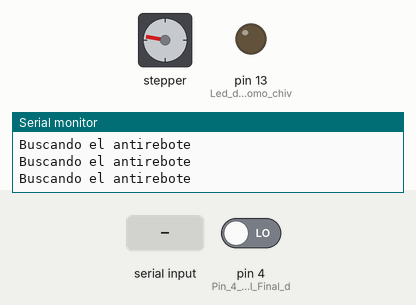
This sketch was run on a simulated Arduino Uno, built with avr-gcc and run on an emulated ATmega328P. Shown: stepper motor, output pins drawn as LEDs (lit = HIGH), the last lines printed to the serial monitor. Inputs (shaded band) come from the test bench; at power-on: pin 4 (Pin_4_entrada_del_Final_d) LOW. Stepper angles assume 2048 steps per turn.

Above: at 1.29 s.
1.3 s: pin 4 (Pin_4_entrada_del_Final_d) driven HIGH
At 2.4 s:
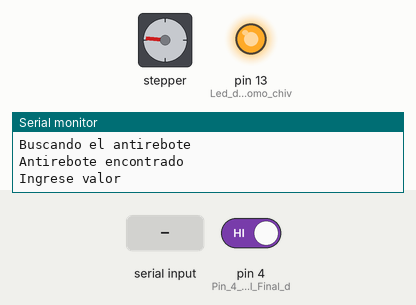
2.8 s: "90,45\n" received over Serial
At 2.96 s:
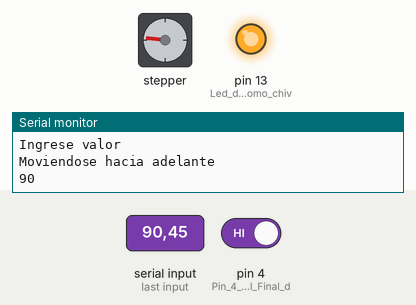
5.0 s: "200\n" received over Serial
At 5.46 s:
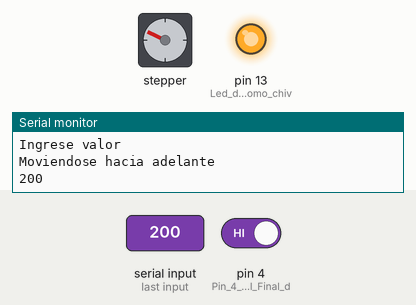
Timing chart, 0 to 8.0 s (numbered marks = the images above; inputs shaded):
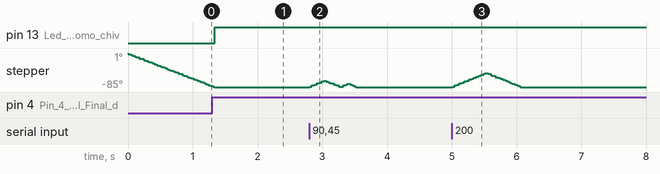

The sketch:

Merge1.ino
```cpp
/*Acà vamos a mergear el final de carrera con el stepper. Arranca el programa,
 * El stepper busca el final de carrera. Cuando lo encuentra le pide al usuario que ingrese un valor,
 * va hasta ese valor (que en teoría cuando esté armado sería el final) y vuelve.
 */

#include <Stepper.h>      // incluye libreria stepper
Stepper motor1(2048, 8, 10, 9, 11);   // pasos completos, pines de salida.

  int val = 0;
  int con = 0;
  int pasos = 0;


void setup() {

  motor1.setSpeed(11);       // en RPM (valores de 1, 2 o 3 para 28BYJ-48)
  pinMode(LED_BUILTIN, OUTPUT); //Led del arduino como chivo.
  pinMode(4,INPUT);             //Pin 4 entrada del Final de carrera


  Serial.begin(9600);


}

void loop() {

  pasos= -24; //Le doy un valor a pasos para que vuelva mientras busca el Final de carrera
  val = digitalRead(4); //leo el FC
  delay(2);           //Antirebote
  val = digitalRead(4); //leo el FC
  while(val == 0 && con == 0 ) // el con es mi flag, cuando toque el Final de carrera val sera 1 y con se pone a 1,
                               //asì cuando vuelve a pasar por el while, con nunca mas será 0.
  {
  motor1.step(pasos); //arranca girando el motor hacia la izquierda en busca del FC.
  val = digitalRead(4); //leo el FC
  delay(2);           //Antirebote
  val = digitalRead(4); //leo el FC
  Serial.println("Buscando el antirebote");
  if(digitalRead(4)== 1 && con == 0)
    {
      Serial.println("Antirebote encontrado");
    }
  }


  con=1;

  digitalWrite(LED_BUILTIN, HIGH); //si sale del while es porque se pulsó.
  pasos= 0;
  pasos = Serial.parseInt();  // obtiene valor introducido en monitor serie y asigna
                              // a variable pasos. Cuando sepamos la distancia del riel,
                              //este valor estará fijo para que vaya y venga.
  Serial.println("Ingrese valor"); //Acá le pido al usuario que me ingrese un valor para que vaya y vuelva.

  if(pasos!=0)
  {
  Serial.println("Moviendose hacia adelante ");    //
  Serial.println(pasos);    // imprime el valor ingresado
  motor1.step(pasos);     // envia comando para dar la cantidad de pasos


    digitalWrite(8, LOW);     // desenergiza todas las bobinas
    digitalWrite(9, LOW);
    digitalWrite(10, LOW);
    digitalWrite(11, LOW);

  Serial.println("Volviendo ");
  pasos = -pasos;           //seteo la vuelta
  motor1.step(pasos);

    digitalWrite(8, LOW);     // desenergiza todas las bobinas
    digitalWrite(9, LOW);
    digitalWrite(10, LOW);
    digitalWrite(11, LOW);

  Serial.println("Motor Detenido"); //Fin .
  }
}
```

Measured:
- after the input at 1.3 s, pin 13 (Led_del_arduino_como_chiv): LOW → HIGH at once; stepper: goes on until 1.3 s, then stays -85°
- after the input at 2.8 s, stepper: turns 16° clockwise in 0.23 s, then 15° counter-clockwise in 0.19 s, then 7° clockwise in 0.06 s, then 8° counter-clockwise in 0.09 s
- after the input at 5.0 s, stepper: turns 35° clockwise in 0.51 s, then 35° counter-clockwise in 0.51 s
- by itself, stepper: keeps turning counter-clockwise at about 65°/s
